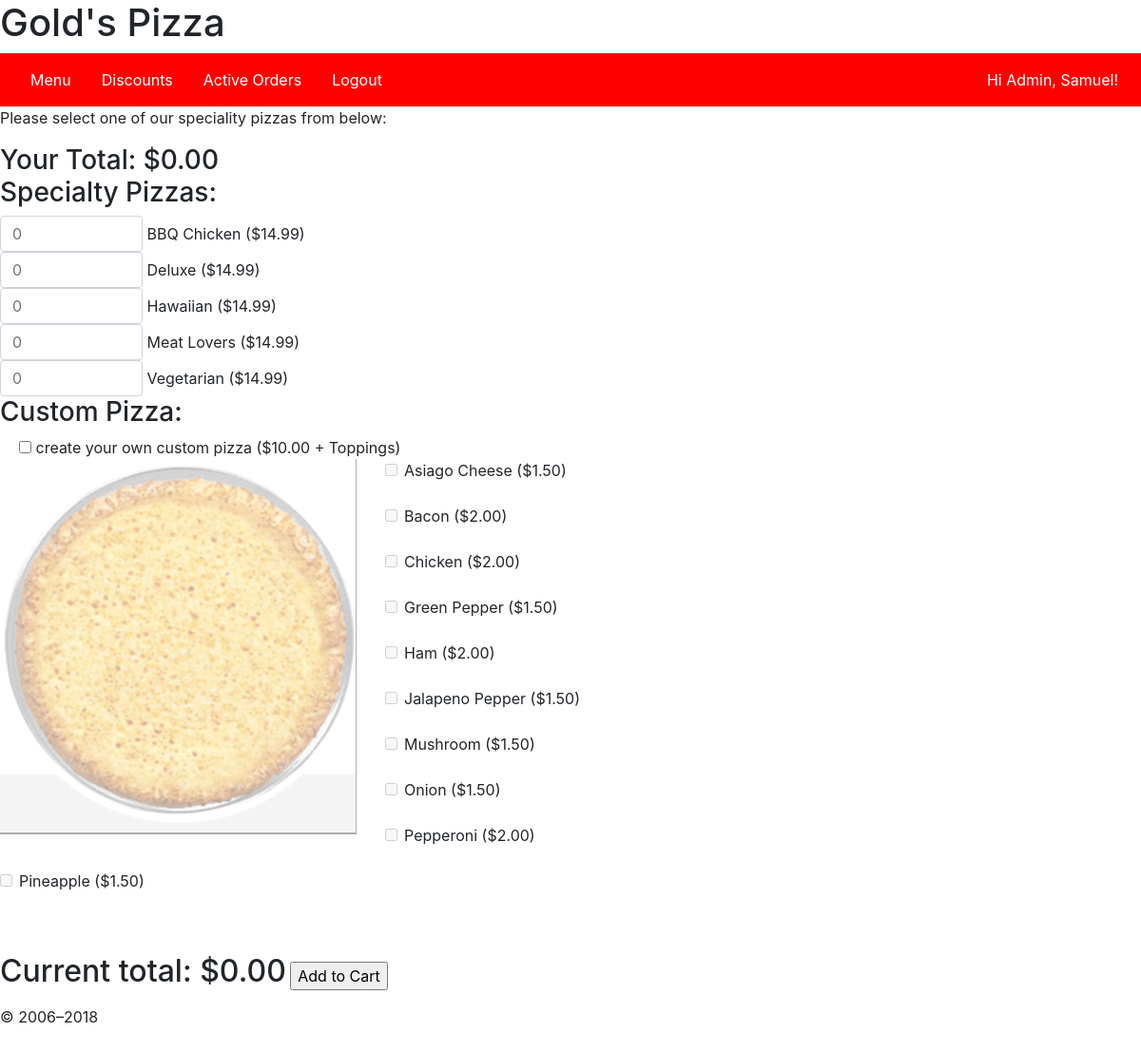
Screenshot of /order.php (signed in) with the database file from the repository.
### tables this page shows
CREATE TABLE pizza (pizzaName char(20),
				    price decimal(4,2),
				    PRIMARY KEY (pizzaName));

CREATE TABLE topping (tName char(20),
					  price decimal(4,2),
					  tType char(20),
					  PRIMARY KEY (tName));

### order.php (the view, shortened to what this page needs)
<?php
require 'header.php';
?>
    <main>
        <p>
        Please select one of our speciality pizzas from below:
        </p>
        <h3 style="display:inline; left-padding:50px">Your Total: </h3><h3 id="total2" style="display:inline;">$0.00</h3>
        <h3>Specialty Pizzas:</h3>
        <form action="order.php" method="post">
        <?php
        try {
            require_once ('pdo_config.php');
            $sql = "SELECT pizzaName, price FROM pizza";
            $sql2 = "SELECT tName, price FROM topping";
            $stmt = $conn->prepare($sql);
            $stmt2 = $conn->prepare($sql2);
            $stmt->execute();
            $new = 0;
            while($row = $stmt->fetch(PDO::FETCH_ASSOC)) {
                echo "<input type='number' id='".$row['pizzaName']."-".$row['price']."' style='width:150px; display:inline' class='form-control' min='0' max='100' placeholder='0' name='".$new."' value='".
                htmlentities($row['pizzaName'])."'> ".$row['pizzaName']." ($".$row['price'].")";
                $new++;
            }
        ?>
        <h3>Custom Pizza:</h3>
       <div class="form-check" style="display:inline;">
      <input type="checkbox" name="customPcheck" id="custPcheck">
      <label class="form-check-label" for="customPizza">
        create your own custom pizza ($10.00 + Toppings)
      </label>
  </div>
        <div id='custom-pizza-container' style="width:700px">
            <div id='custom-pizza-pic'  style='width:60%;float:left;margin-right:5px;'>
                <img id='basePic' src="./pics-450/pizza.png" style="opacity:0.4;">
                <br>
                <br>
                <br>
                <br>
                <br>
                <br>
                <br>
                <br>
                <br>
                <br>
                <br>
                <br>
                <br>
                <br>
                <br>
                <br>
                <br>
                <br>
            </div>
            <div id='custom-toppings'>
        <?php
            $stmt2->execute();
            while($row2 = $stmt2->fetch(PDO::FETCH_ASSOC)) {
                echo "<div class='form-check'><label class='form-check-label'><input type='checkbox' class='form-check-input' name='topping[]' disabled='true' id=".$row2['tName']." value='".
                htmlentities($row2['price']).'-'.$row2['tName']."'> ".$row2['tName']." ($".$row2['price'].") </label></div>";
                echo "<br>";
            }
        }
        catch (PDOException $e) {
            echo $e->getMessage();
        }
        ?>
    </div>
        </div>
        <p>
            <br>
            <h2 style="display:inline;">Current total: </h2><h2 style="display:inline;" id=total>$0.00</h2>
            <input name="send" type="submit" value="Add to Cart">
        </p>
        </form>
	</main>
<?php include 'footer.php'; ?>

### order.php (style rules this page uses)
img { position:absolute; }

### header.php (style rules this page uses)
html, body { height: 100%; margin: 0; padding: 0; }

### rows the page displays
pizza: pizzaName "BBQ Chicken", price "14.99"
pizza: pizzaName "Deluxe", price "14.99"
pizza: pizzaName "Hawaiian", price "14.99"
pizza: pizzaName "Meat Lovers", price "14.99"
pizza: pizzaName "Vegetarian", price "14.99"
topping: tName "Asiago Cheese", price "1.50"
topping: tName "Bacon", price "2.00"
topping: tName "Chicken", price "2.00"
topping: tName "Green Pepper", price "1.50"
topping: tName "Ham", price "2.00"
topping: tName "Jalapeno Pepper", price "1.50"
topping: tName "Mushroom", price "1.50"
topping: tName "Onion", price "1.50"
topping: tName "Pepperoni", price "2.00"
topping: tName "Pineapple", price "1.50"

### other values shown
$_SESSION['firstName'] "Samuel"
$startYear "2006"
